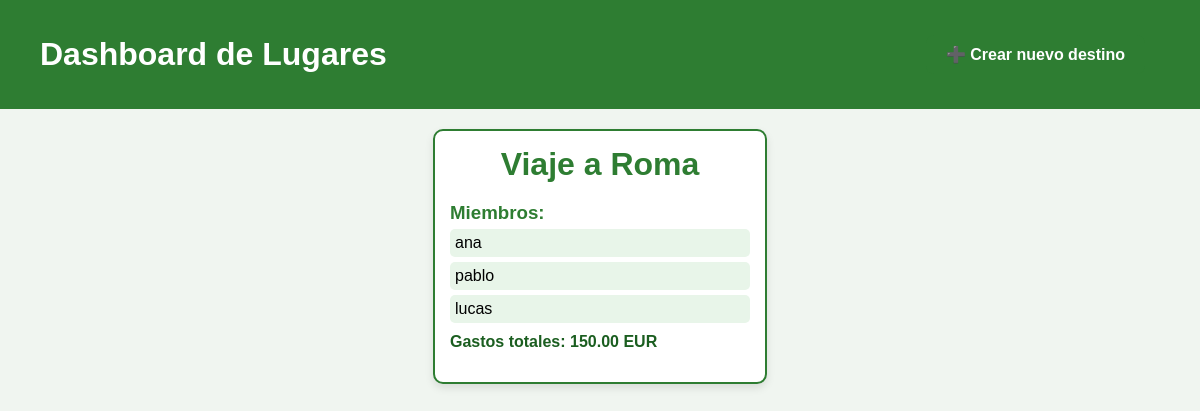
/, run on an earlier commit of the app's database.
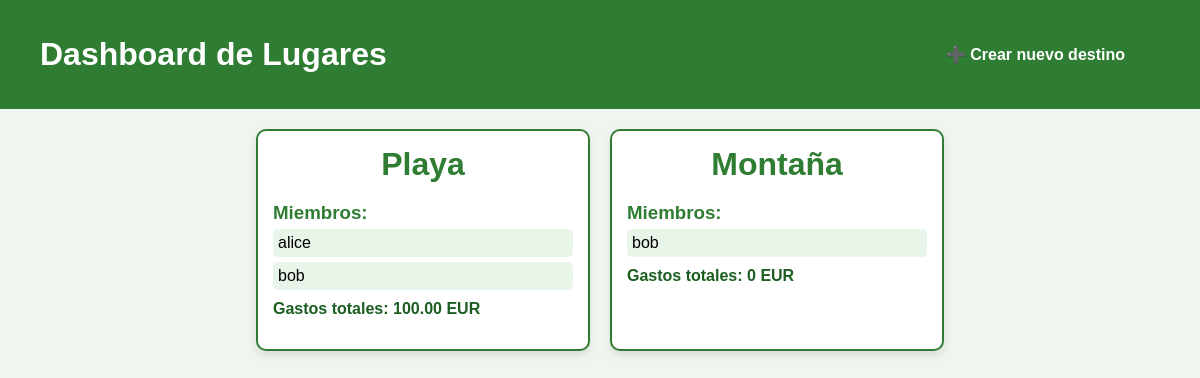
And on a later commit of the database.
### trips/models.py (models this page shows, shortened)
class Lugar(models.Model):
    nombre = models.CharField(max_length=200)
    descripcion = models.TextField(blank=True)
    creado_en = models.DateTimeField(auto_now_add=True)

class MiembroLugar(models.Model):
    lugar = models.ForeignKey(Lugar, on_delete=models.CASCADE, related_name='miembros')
    usuario = models.ForeignKey(Usuario, on_delete=models.CASCADE)
    fecha_union = models.DateTimeField(auto_now_add=True)
    class Meta:
        unique_together = ('lugar', 'usuario')

class Gasto(models.Model):
    lugar = models.ForeignKey(Lugar, on_delete=models.CASCADE, related_name='gastos')
    titulo = models.CharField(max_length=200)
    cantidad = models.DecimalField(max_digits=12, decimal_places=2)
    moneda = models.CharField(max_length=10, default='EUR')
    pagado_por = models.ForeignKey(Usuario, on_delete=models.CASCADE, related_name='gastos_pagados')
    fecha = models.DateTimeField(auto_now_add=True)
    nota = models.TextField(blank=True)
    tipo_reparto = models.CharField(max_length=20, default='igual')  # igual / personalizado / porcentaje

### trips/views.py (the view)
# urls.py: path("", DashboardView.as_view(), name="dashboard"),
class DashboardView(View):
    def get(self, request):
        lugares = Lugar.objects.all()
        lugares_data = []
        for lugar in lugares:
            total_gastos = sum([g.cantidad for g in lugar.gastos.all()])
            moneda = lugar.gastos.first().moneda if lugar.gastos.exists() else "EUR"
            lugares_data.append({
                "lugar": lugar,
                "total_gastos": total_gastos,
                "moneda": moneda
            })
        return render(request, "trips/dashboard.html", {
            "lugares_data": lugares_data
        })

### trips/templates/trips/dashboard.html (shortened to what this page needs)
<!DOCTYPE html>
<html lang="es">
<head>
</head>
<body>
    <header>
        <div class="header-container">
            <h1>Dashboard de Lugares</h1>
            <a href="{% url 'crear_lugar' %}" class="btn-crear">➕ Crear nuevo destino</a>
        </div>
    </header>
    <main>
        {% if lugares_data %}
            {% for data in lugares_data %}
                <a class="lugar" href="{% url 'detalle_lugar' data.lugar.id %}">
                    <h1>{{ data.lugar.nombre }}</h1>
                    <h3 class="section-title">Miembros:</h3>
                    <ul class="miembros">
                        {% for miembro in data.lugar.miembros.all %}
                            <li>{{ miembro.usuario.username }}</li>
                        {% empty %}
                            <li>No hay miembros aún.</li>
                        {% endfor %}
                    </ul>
                    <p class="gastos-totales">
                        Gastos totales: {{ data.total_gastos }} {{ data.moneda }}
                    </p>
                </a>
            {% endfor %}
        {% else %}
            <p>No hay lugares creados todavía.</p>
        {% endif %}
    </main>
</body>
</html>

What changed in the data, as far as the page shows it:
removed Lugar: lugar.nombre "Viaje a Roma", total_gastos "150.00", moneda "EUR"
removed MiembroLugar: usuario.username "ana", shown under "Viaje a Roma"
removed MiembroLugar: usuario.username "pablo", shown under "Viaje a Roma"
removed MiembroLugar: usuario.username "lucas", shown under "Viaje a Roma"
added Lugar: lugar.nombre "Playa", total_gastos "100.00", moneda "EUR"
added MiembroLugar: usuario.username "alice", shown under "Playa"
added MiembroLugar: usuario.username "bob", shown under "Playa"
added Lugar: lugar.nombre "Montaña", total_gastos "0", moneda "EUR"
added MiembroLugar: usuario.username "bob", shown under "Montaña"
